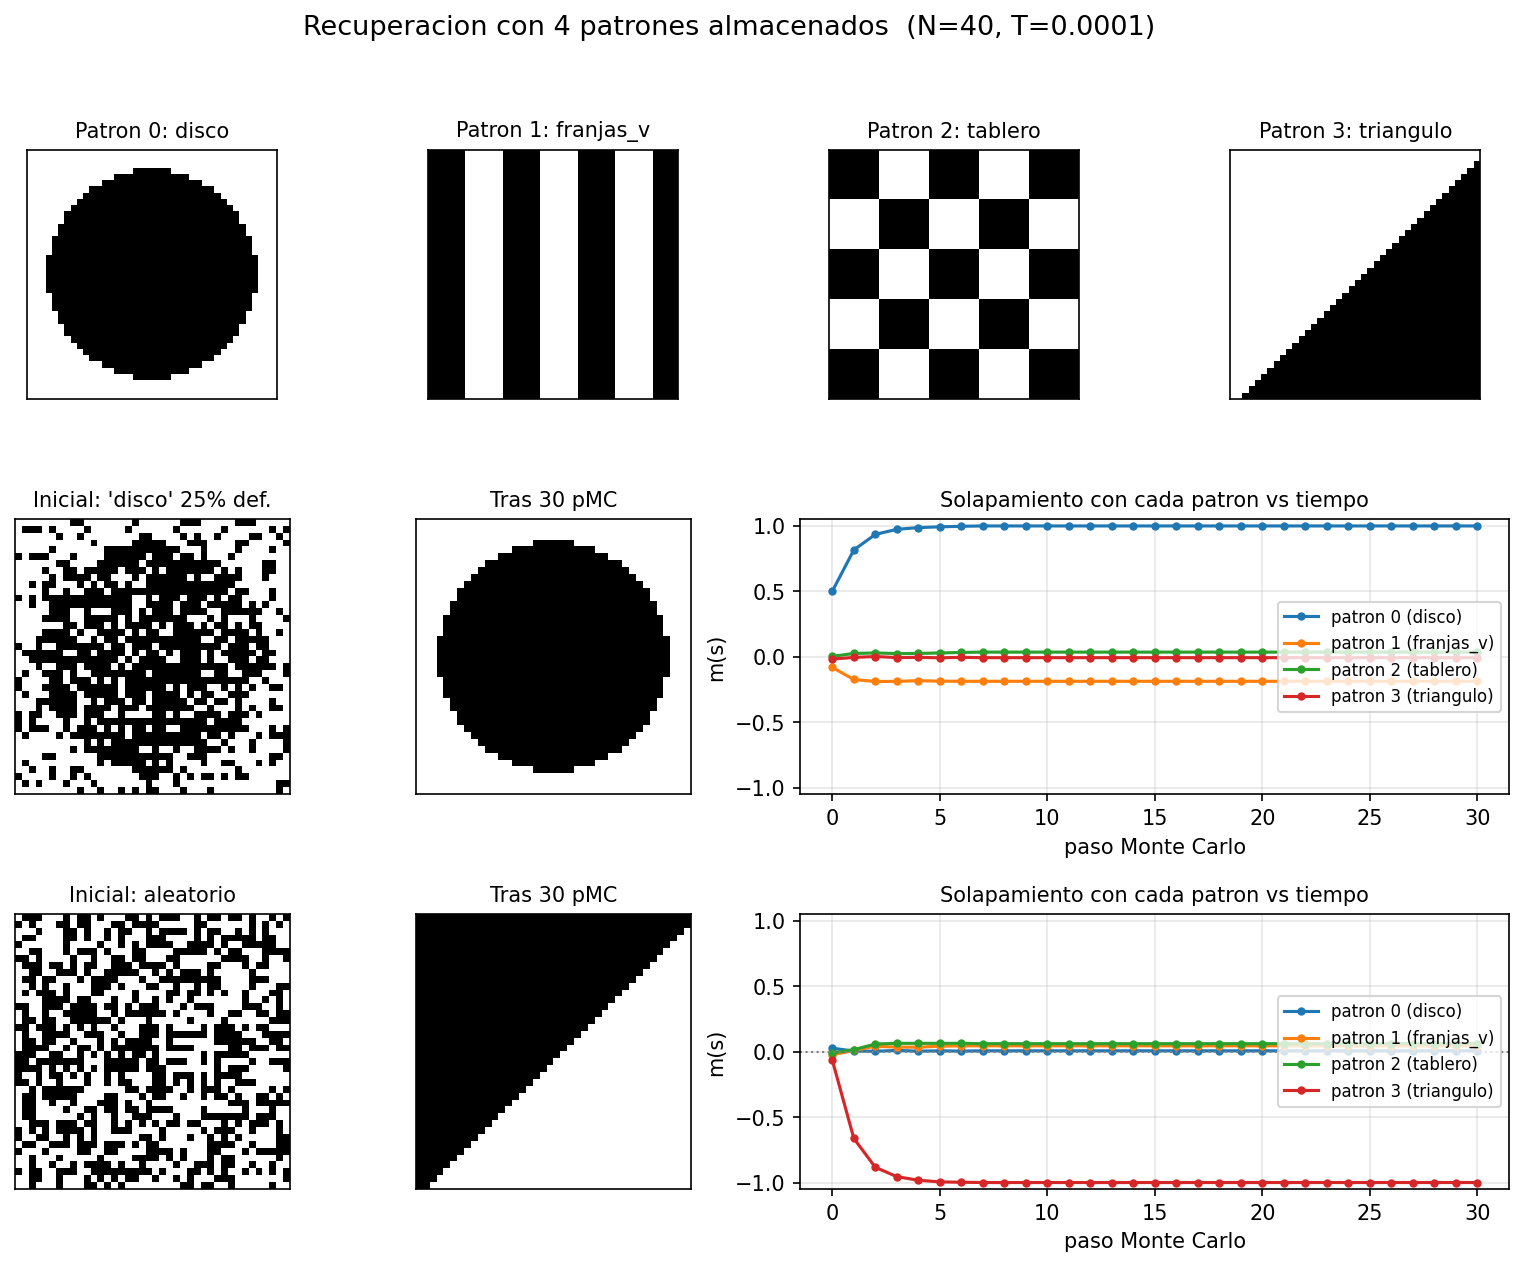

Write Python code to recreate this figure.
# ================================================================================
# TAREA 3: Recuperacion con VARIOS patrones almacenados
#
# Se almacenan varios patrones a la vez y se observa como la red recupera el
# correspondiente partiendo de (i) el patron deformado y (ii) ruido aleatorio,
# midiendo el solapamiento con TODOS los patrones en funcion del tiempo.
#
# Se usan SIMBOLOS balanceados (a ~ 0.5) y poco correlacionados, no digitos:
# la regla de Hebb solo almacena bien patrones aproximadamente ortogonales. Con
# patrones dispersos y correlacionados (digitos/letras) la red caeria en estados
# mezcla (solapamiento alto con varios patrones a la vez).
# ================================================================================

import numpy as np
import matplotlib.pyplot as plt

import hopfield as hop
import patrones as pat

# --- Parametros ---------------------------------------------------------------
N = 40
NOMBRES = ["disco", "franjas_v", "tablero", "triangulo"]
T = 1e-4
PASOS_MC = 30
FRAC_DEFORM = 0.25
PATRON_OBJETIVO = 0          # cual deformamos en el experimento (i)
SEMILLA = 1
FICHERO_SALIDA = "tarea3_varios_patrones.png"

COLORES = ["tab:blue", "tab:orange", "tab:green", "tab:red", "tab:purple"]


def main():
    P = pat.simbolos(NOMBRES, N)
    n_pat = len(P)
    pasos = np.arange(PASOS_MC + 1)

    # --- (i) Patron objetivo deformado ---
    s0_def = pat.deformar(P[PATRON_OBJETIVO], FRAC_DEFORM, semilla=SEMILLA)
    sf_def, m_def = hop.evolucionar(s0_def, P, T, PASOS_MC, semilla=SEMILLA)

    # --- (ii) Estado inicial aleatorio ---
    s0_rnd = pat.estado_aleatorio(N, p=0.5, semilla=SEMILLA + 5)
    sf_rnd, m_rnd = hop.evolucionar(s0_rnd, P, T, PASOS_MC, semilla=SEMILLA + 5)

    print("Solapamiento final (inicio = patron deformado):",
          [f"{x:+.2f}" for x in m_def[-1]])
    print("Solapamiento final (inicio aleatorio):        ",
          [f"{x:+.2f}" for x in m_rnd[-1]])

    # --- Figura (3 filas) -----------------------------------------------------
    fig = plt.figure(figsize=(13, 9))
    gs = fig.add_gridspec(3, 4, height_ratios=[1, 1.1, 1.1], hspace=0.45,
                          wspace=0.3)

    def mostrar(ax, datos, titulo):
        ax.imshow(datos, cmap="binary", vmin=0, vmax=1)
        ax.set_title(titulo, fontsize=10)
        ax.set_xticks([]); ax.set_yticks([])

    # Fila 0: patrones almacenados
    for k in range(n_pat):
        ax = fig.add_subplot(gs[0, k])
        mostrar(ax, P[k], f"Patron {k}: {NOMBRES[k]}")

    # Fila 1: experimento desde patron deformado
    mostrar(fig.add_subplot(gs[1, 0]), s0_def,
            f"Inicial: '{NOMBRES[PATRON_OBJETIVO]}' {int(FRAC_DEFORM*100)}% def.")
    mostrar(fig.add_subplot(gs[1, 1]), sf_def, f"Tras {PASOS_MC} pMC")
    ax = fig.add_subplot(gs[1, 2:4])
    for k in range(n_pat):
        ax.plot(pasos, m_def[:, k], "o-", ms=3, color=COLORES[k],
                label=f"patron {k} ({NOMBRES[k]})")
    ax.set_title("Solapamiento con cada patron vs tiempo", fontsize=10)
    ax.set_xlabel("paso Monte Carlo"); ax.set_ylabel("m(s)")
    ax.set_ylim(-1.05, 1.05); ax.grid(alpha=0.3)
    ax.legend(fontsize=8, loc="center right")

    # Fila 2: experimento desde estado aleatorio
    mostrar(fig.add_subplot(gs[2, 0]), s0_rnd, "Inicial: aleatorio")
    mostrar(fig.add_subplot(gs[2, 1]), sf_rnd, f"Tras {PASOS_MC} pMC")
    ax = fig.add_subplot(gs[2, 2:4])
    for k in range(n_pat):
        ax.plot(pasos, m_rnd[:, k], "o-", ms=3, color=COLORES[k],
                label=f"patron {k} ({NOMBRES[k]})")
    ax.set_title("Solapamiento con cada patron vs tiempo", fontsize=10)
    ax.set_xlabel("paso Monte Carlo"); ax.set_ylabel("m(s)")
    ax.set_ylim(-1.05, 1.05); ax.grid(alpha=0.3)
    ax.axhline(0, ls=":", color="gray", lw=1)
    ax.legend(fontsize=8, loc="center right")

    fig.suptitle(f"Recuperacion con {n_pat} patrones almacenados  "
                 f"(N={N}, T={T:g})", fontsize=13)
    fig.savefig(FICHERO_SALIDA, dpi=150, bbox_inches="tight")
    print(f"Figura guardada en: {FICHERO_SALIDA}")


if __name__ == "__main__":
    main()
